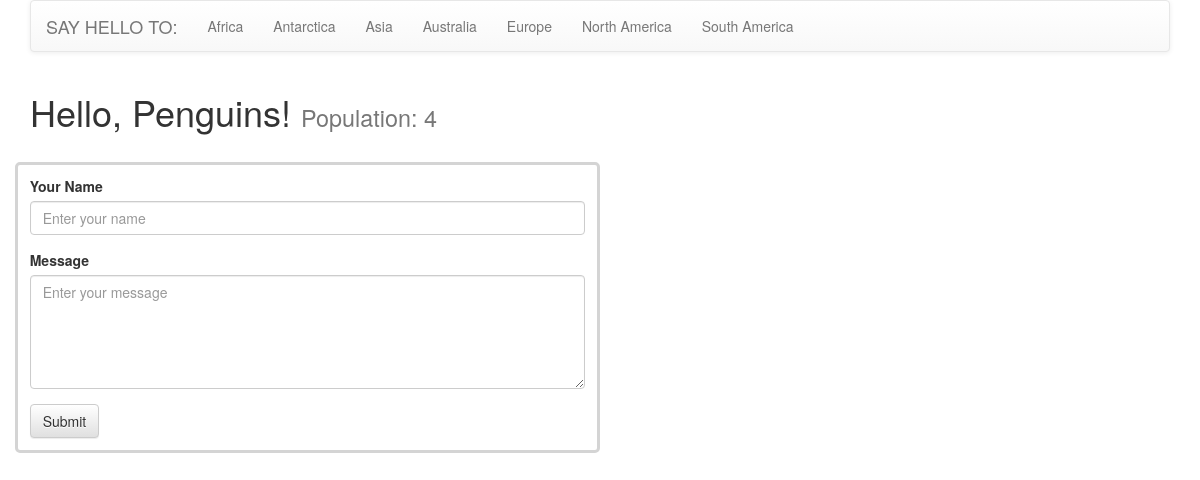
/helloworld/country/2/, run on the app's committed database.
### helloworld/models.py (models this page shows, shortened)
class Continent(models.Model):
	name = models.CharField(max_length=15)
	area = models.IntegerField(default=0)
	def __unicode__(self):
		return self.name

class Country(models.Model):
	continent = models.ForeignKey(Continent)
	name = models.CharField(max_length=50)
	population = models.IntegerField(default=0)

### helloworld/views.py (the view)
# urls.py: url(r'^country/(?P<country_id>\d+)/$',views.country_comment, name = "country_comment"),
def country_comment(request, country_id):
	continents = Continent.objects.all()
	chosen_country = get_object_or_404(Country, pk=country_id)
	messages = chosen_country.message_set.order_by('-pub_date')[:5]
	return render(request,"helloworld/country_comment.html",{"country":chosen_country, "continents": continents, "messages": messages})

### helloworld/templates/helloworld/country_comment.html (shortened to what this page needs)
{% extends 'helloworld/base.html' %}
{% block content %}
<div class="container">
	<div class="row">
		<div class="col-md-12">
			<h1>
			Hello, {{ country.name }}!
			<small>Population: {{country.population}}</small>
			</h1>
		</div>
	</div>
	<div class="row">
		<br/>
		<div class="col-md-6" id="form-area">
			<form role="form" action="{% url 'get_message' country.id %}" method="post">
				<div class="form-group">
					<label for="author">Your Name</label>
					<input type="text" class="form-control" id="author" name="message_author" placeholder="Enter your name">
				</div>
				<div class="form-group">
					<label for="message">Message</label>
					<textarea class="form-control" rows="5" id="message" name="message_message" placeholder="Enter your message"></textarea>
				</div>
				<button type="submit" class="btn btn-default">Submit</button>
			</form>
		</div>
		<div class="col-md-6">
		</div>
	</div>
</div>
{% endblock %}

### helloworld/templates/helloworld/base.html (shortened to what this page needs)
{% load staticfiles %}
<!DOCTYPE html>
<html>
<head>
	<link rel="stylesheet" type="text/css" href="//netdna.bootstrapcdn.com/bootstrap/3.0.3/css/bootstrap.min.css">
	<link rel="stylesheet" type="text/css" href="//netdna.bootstrapcdn.com/bootstrap/3.0.3/css/bootstrap-theme.min.css">
</head>
<body>
{% block navbar %}
	<div class="container">
		<div class="row">
			<div class="col-md-12">
				<div class="navbar navbar-default ">
					<div class="navbar-header">
				    	<a class="navbar-brand" href="{% url 'welcome' %}">SAY HELLO TO:</a>
				  	</div>
	  				<div class="collapse navbar-collapse">
	  					<ul class="nav navbar-nav">
	  						{% for cont in continents %}
	  							{% ifequal cont.id continent.id %}
	  								<li class="active dropdown">
  										<a  id="drop{{ cont }}" href="{% url 'continent' cont.id %}">{{ cont.name }}</a>
	  									<ul class="dropdown-menu" role="menu" aria-labelledby="drop{{ cont }}">
	  										{% for country in cont.country_set.all %}
	  										<li><a href="{% url 'country_comment' country.id %}">{{ country.name }}</a></li>
	  										{% endfor %}
	  									</ul>
  									</li>
	  							{% else %}
	  								<li class="dropdown">
  										<a id="drop{{ cont }}" href="{% url 'continent' cont.id %}">{{ cont.name }}</a>
  									</li>
	  							{% endifequal %}
	  						{% endfor %}
	  					</ul>
	  				</div>
				</div>
			</div>
		</div>
	</div>
{% endblock %}
{% block content %}{% endblock %}
</body>
</html>

### helloworld/templates/helloworld/country_comment.html (style rules this page uses)
#form-area { padding: 1%; border: 3px solid #d4d4d4; border-radius: 5px; }

### data on the page
Continent: name "Africa"
Continent: name "Antarctica"
Continent: name "Asia"
Continent: name "Australia"
Continent: name "Europe"
Continent: name "North America"
Continent: name "South America"
Country: name "Penguins", population "4"
